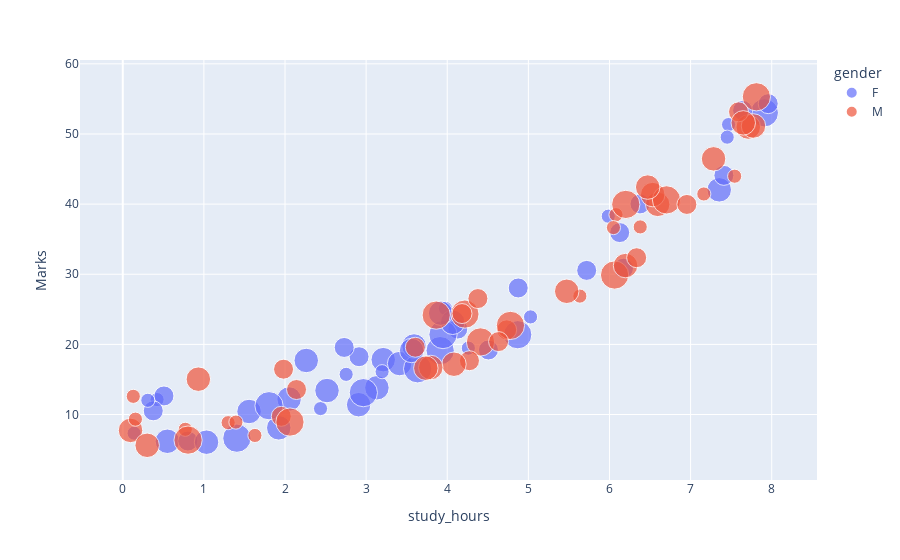

Notebook code for this chart:
### Code cell
fig=px.scatter(student,x='study_hours',y='Marks',
               color='gender',
               size='Tshirt_size', hover_data=['study_hours','Marks','hostel']
               )
fig.show()

### Figure 1 — Plotly figure (JSON) as saved in the notebook; plotly's stock layout.template omitted (floating-point values rounded to 4 significant figures)
{"data": [{"customdata": [[0], [0], [1], [0], [0], [1], [1], [0], [0], [0], [1], [0], [0], [1], [0], [1], [1], [1], [1], [1], [0], [1], [1], [1], [0], [0], [0], [0], [1], [0], [1], [0], [0], [1], [0], [0], [0], [1], [0], [1], [0], [0], [1], [0], [0], [0], [0], [0], [1], [1], [0]], "hovertemplate": "gender=F<br>study_hours=%{x}<br>Marks=%{y}<br>Tshirt_size=%{marker.size}<br>hostel=%{customdata[0]}<extra></extra>", "legendgroup": "F", "marker": {"color": "#636efa", "size": [2, 3, 4, 3, 3, 2, 3, 1, 3, 1, 2, 1, 2, 3, 2, 4, 4, 2, 3, 4, 1, 1, 3, 3, 4, 2, 2, 2, 1, 2, 1, 4, 3, 4, 3, 2, 1, 1, 2, 3, 2, 1, 3, 3, 4, 2, 2, 1, 3, 3, 1], "sizemode": "area", "sizeref": 0.01, "symbol": "circle"}, "mode": "markers", "name": "F", "orientation": "v", "showlegend": true, "type": "scatter", "x": [4.508, 3.133, 7.909, 3.211, 3.413, 6.173, 7.353, 0.423, 2.908, 4.26, 5.719, 3.977, 6.126, 2.051, 4.875, 3.635, 1.407, 0.508, 1.923, 2.966, 0.14, 2.754, 3.591, 1.557, 3.913, 4.13, 2.913, 7.641, 7.468, 0.376, 2.438, 4.869, 0.55, 3.948, 2.518, 0.803, 5.985, 7.451, 7.957, 2.262, 7.41, 3.197, 4.067, 1.033, 1.803, 6.376, 2.73, 5.027, 3.919, 3.561, 0.309], "xaxis": "x", "y": [19.2, 13.81, 53.02, 17.82, 17.26, 30.86, 42.04, 12.13, 11.4, 19.47, 30.55, 25.13, 35.94, 12.21, 28.04, 16.52, 6.623, 12.65, 8.1, 13.12, 7.336, 15.72, 19.77, 10.43, 19.11, 22.18, 18.24, 53.36, 51.34, 10.52, 10.84, 21.38, 6.185, 21.4, 13.42, 6.217, 38.28, 49.54, 54.32, 17.7, 44.1, 16.11, 23.15, 6.053, 11.25, 40.02, 19.56, 23.92, 24.45, 19.13, 12.03], "yaxis": "y"}, {"customdata": [[0], [1], [0], [1], [1], [1], [0], [1], [1], [1], [1], [0], [1], [0], [1], [0], [0], [0], [1], [0], [1], [0], [1], [1], [1], [1], [1], [0], [0], [1], [0], [0], [1], [1], [1], [1], [0], [0], [1], [1], [0], [0], [0], [0], [0], [0], [1], [0], [1]], "hovertemplate": "gender=M<br>study_hours=%{x}<br>Marks=%{y}<br>Tshirt_size=%{marker.size}<br>hostel=%{customdata[0]}<extra></extra>", "legendgroup": "M", "marker": {"color": "#EF553B", "size": [3, 4, 4, 4, 4, 2, 1, 3, 2, 2, 1, 1, 4, 3, 3, 3, 1, 3, 3, 3, 2, 4, 3, 4, 1, 4, 1, 1, 2, 3, 3, 2, 1, 2, 3, 1, 3, 2, 1, 2, 1, 4, 2, 4, 2, 3, 3, 1, 2], "sizemode": "area", "sizeref": 0.01, "symbol": "circle"}, "mode": "markers", "name": "M", "orientation": "v", "showlegend": true, "type": "scatter", "x": [0.096, 7.811, 6.063, 4.41, 4.218, 4.274, 6.08, 7.711, 4.733, 4.378, 0.156, 1.299, 3.864, 0.932, 6.594, 4.083, 7.543, 7.283, 6.533, 7.775, 1.954, 2.061, 3.797, 4.779, 5.635, 6.703, 0.771, 6.049, 7.591, 7.649, 6.198, 3.606, 0.13, 2.142, 5.473, 1.395, 3.736, 4.633, 1.629, 6.954, 6.379, 0.805, 1.982, 6.201, 4.182, 6.471, 0.301, 7.163, 6.335], "xaxis": "x", "y": [7.734, 55.3, 29.89, 20.35, 24.32, 17.67, 38.49, 50.99, 22.07, 26.53, 9.333, 8.837, 24.17, 15.04, 39.97, 17.17, 43.98, 46.45, 41.36, 51.14, 9.742, 8.924, 16.7, 22.7, 26.88, 40.6, 7.892, 36.65, 53.16, 51.58, 31.24, 19.59, 12.59, 13.56, 27.57, 8.92, 16.61, 20.4, 7.014, 39.95, 36.75, 6.349, 16.46, 39.96, 24.39, 42.43, 5.609, 41.44, 32.36], "yaxis": "y"}], "layout": {"legend": {"itemsizing": "constant", "title": {"text": "gender"}, "tracegroupgap": 0}, "margin": {"t": 60}, "xaxis": {"anchor": "y", "domain": [0, 1], "title": {"text": "study_hours"}}, "yaxis": {"anchor": "x", "domain": [0, 1], "title": {"text": "Marks"}}}}
